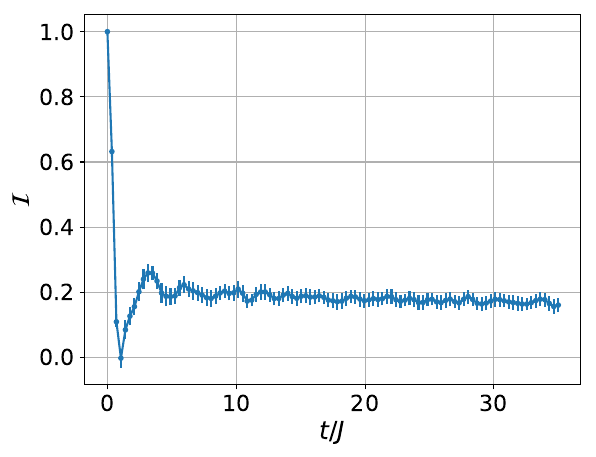

This figure's Python source:
from __future__ import print_function, division

import sys,os
import numpy as np
from numpy.random import uniform,choice
from quspin.basis import tensor_basis,fermion_basis_1d
from quspin.operators import hamiltonian,exp_op,ops_dict
from quspin.tools.measurements import obs_vs_time
from joblib import Parallel,delayed
import matplotlib.pyplot as plt
from time import time



# setting parameters for simulation
n_jobs = 2 # number of cores to use in calculating realizations
n_real = 30 # number of realizations
# physical parameters
L = 10 # system size
N = L//2 # number of particles
w = 3.0 # disorder strength
J = 1.0 # hopping strength
U = 5.0 # interaction strength
k = 0.1 # trap stiffness
# range to evolve system
start=0.0
stop=35.0
num=101
# setting up basis
N_up = N//2 + N % 2 # number of fermions with spin up
N_down = N//2 # number of fermions with spin down
# building the two basis to tensor together
basis_up = fermion_basis_1d(L,Nf=N_up) # up basis
basis_down = fermion_basis_1d(L,Nf=N_down) # down basis
basis = tensor_basis(basis_up,basis_down) # spinful fermsions
# creating coupling lists
i_mid = (L//2+1 if L%2 else L//2+0.5) # mid point on lattice
hop_right = [[J,i,i+1] for i in range(L-1)] # hopping to the right
hop_left = [[-J,i,i+1] for i in range(L-1)] # hopping to the left
int_list = [[U,i,i] for i in range(L)] # onsite interaction
trap_list = [[0.5*k*(i-i_mid)**2,i] for i in range(L)] # harmonic trap
# coupling list to create the sublattice imbalance observable
sublat_list = [[(-1)**i,i] for i in range(0,L)]
# create static lists
operator_list_0 = [	
			["+-|", hop_left], # up hop left
			["-+|", hop_right], # up hop right
			["n|", trap_list], # up trap potential
			["|+-", hop_left], # down hop left
			["|-+", hop_right], # down hop right
			["|n", trap_list], # down trap potential
			["n|n", int_list], # onsite interaction
		 ]
# create operator dictionary for ops_dict class
# creates a dictioanry with keys h0,h1,h2,...,hL for local potential
operator_dict = {"h"+str(i):[["n|",[[1.0,i]]],["|n",[[1.0,i]]]] for i in range(L)}
operator_dict["H0"]=operator_list_0
# set up hamiltonian dictionary and observable
no_checks = dict(check_pcon=False,check_symm=False,check_herm=False)
H_dict = ops_dict(operator_dict,basis=basis,**no_checks)
I = hamiltonian([["n|",sublat_list],["|n",sublat_list]],[],basis=basis,**no_checks)/N
# strings which represent the initial state
s_up = "".join("1000" for i in range(N_up))
s_down = "".join("0010" for i in range(N_down))
print("initial state: |{:s}>(x)|{:s}>".format(s_up,s_down))
# basis.index accepts strings and returns the index 
# which corresponds to that state in the basis list
i_0 = basis.index(s_up,s_down)
psi_0 = np.zeros(basis.Ns)
psi_0[i_0] = 1.0
# set up times
times = np.linspace(start,stop,num=num,endpoint=True)
# define function to do dynamics for different disorder realizations.
def realization(H_dict,I,psi_0,disorder,start,stop,num,i):
	ti = time() # start timing function
	# create a parameter list which specifies the onsite potential with disorder
	parameters = {"h"+str(i):h for i,h in enumerate(disorder)}
	# using the parameters dictionary construct a hamiltonian object with those
	# parameters defined in the list
	H = H_dict.tohamiltonian(parameters)
	# use exp_op to get the evolution operator
	U = exp_op(H,a=-1j,start=start,stop=stop,num=num,endpoint=True)
	psi_t = U.dot(psi_0) # get generator of time evolution
	# use obs_vs_time to evaluate the dynamics
	obs_t = obs_vs_time(psi_t,U.grid,dict(I=I))
	# print reporting the computation time for realization
	print("realization {}/{} completed in {:.2f} s".format(i+1,n_real,time()-ti))
	# return observable values.
	return obs_t["I"]

# machinery for doing parallel realizations loop
I_data = np.vstack(Parallel(n_jobs=n_jobs)(delayed(realization)(H_dict,I,psi_0,uniform(-w,w,size=L),start,stop,num,i) for i in range(n_real)))
# calculating mean and error via bootstrap sampling
I = I_data.mean(axis=0) # get mean value of I
n_boot = 100*n_real
bootstrap_gen = (I_data[choice(n_real,n_real)].mean(axis=0) for i in range(n_boot)) # generate bootstrap samples
sq_fluc_gen = ((bootstrap-I)**2 for bootstrap in bootstrap_gen) # generate the fluctuations about the mean of I
dI = np.sqrt(sum(sq_fluc_gen)/n_boot) # error is calculated as the squareroot of mean fluctuations
# plot imbalance with error bars
fig = plt.figure()
plt.xlabel("$t/J$",fontsize=18)
plt.ylabel("$\mathcal{I}$",fontsize=18)
plt.grid(True)
plt.tick_params(labelsize=16)
plt.errorbar(times,I,dI,marker=".")
fig.savefig('example9.pdf', bbox_inches='tight')
plt.show()
